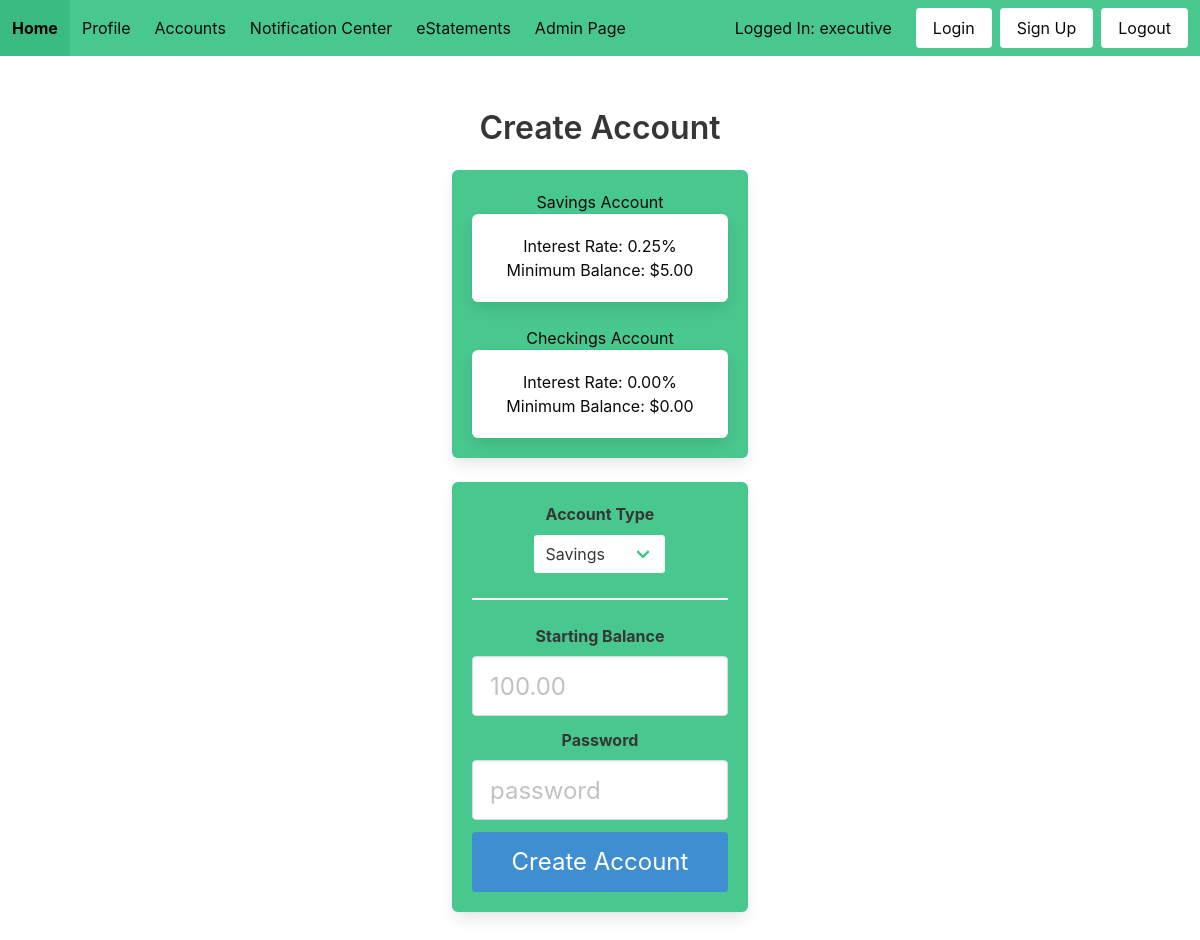
The page /create_account/ (signed in) on the database as committed earlier.
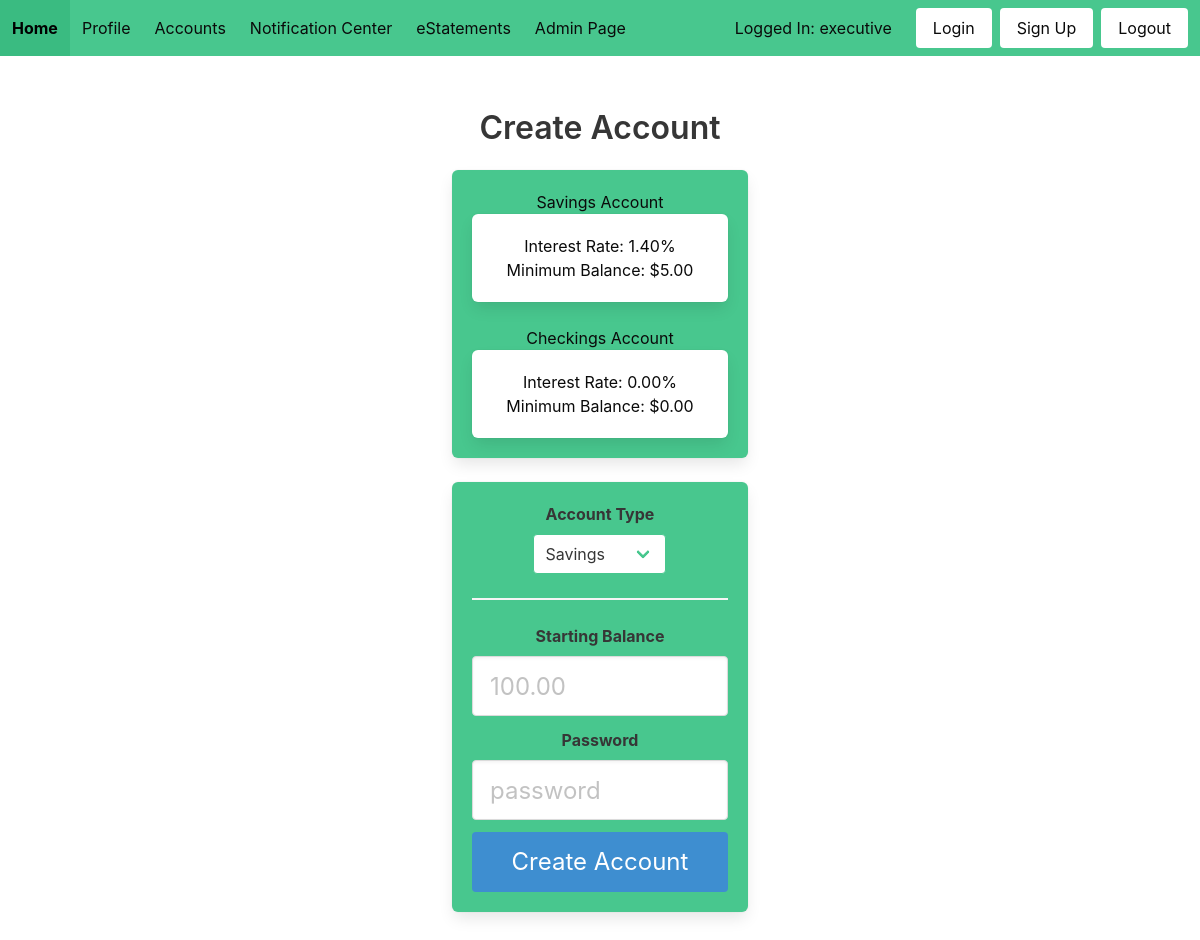
The same page on the database as committed later.
### models.py (models this page shows)
class Bank_Settings(db.Model):
    id = db.Column(db.Integer, primary_key=True)
    savings_ir = db.Column(db.Float)
    savings_min = db.Column(db.Float)
    checkings_ir = db.Column(db.Float)
    checkings_min = db.Column(db.Float)

### main.py (the view, shortened to what this page needs)
@main.route('/create_account/', methods=['POST', 'GET'])
@login_required
def create_account():
    rates = Bank_Settings.query.filter_by(id = 1).first()
    format_rates(rates)
    return render_template('create_acc.html', rates=rates)

### app.py (called while the page is built)
def create_app():
    app = Flask(__name__)
    cf = open('app_config.json', 'r')
    config = json.load(cf)
    cf.close()
    app.config['SECRET_KEY'] = config['SECRET_KEY']
    app.config['SQLALCHEMY_DATABASE_URI'] = config['SQLALCHEMY_DATABASE_URI']
    app.config['PROJECT_ROOT'] = Path(os.path.realpath(os.path.dirname(__file__)))
    db.init_app(app)
    from auth import auth
    app.register_blueprint(auth)
    from main import main
    app.register_blueprint(main)
    from admin import admin
    app.register_blueprint(admin)
    login_manager = LoginManager()
    login_manager.login_view = 'auth.login'
    login_manager.init_app(app)
    from models import User
    @login_manager.user_loader
    def load_user(id):
        return User.query.get(int(id))
    return app

### format.py (called while the page is built)
def format_money(num):
    return '$' + ('%.2f' % num)

def format_ir(num):
    return '%.2f' % num + '%'

def format_rates(rates):
    rates.savings_ir = format_ir(rates.savings_ir)
    rates.savings_min = format_money(rates.savings_min)
    rates.checkings_ir = format_ir(rates.checkings_ir)
    rates.checkings_min = format_money(rates.checkings_min)

### templates/create_acc.html (shortened to what this page needs)
{% extends "form_base.html" %}
{% block content %}
<div class="column is-4 is-offset-4">
    <h2 class="title">Create Account</h2>
    <div class="box has-background-success has-text-black">
        <h3>Savings Account</h3>
        <div class="box has-text-black">
            <h4>Interest Rate: {{ rates.savings_ir }}</h4>
            <h4>Minimum Balance: {{ rates.savings_min }}</h4>
        </div>
        <h3>Checkings Account</h3>
        <div class="box has-text-black">
            <h4>Interest Rate: {{ rates.checkings_ir }}</h4>
            <h4>Minimum Balance: {{ rates.checkings_min }}</h4>
        </div>
    </div>
    <div class="box has-background-success">
        <form method="POST">
            <label class="label">Account Type</label>
            <div class="select is-success">
                <select name="acc_type" value="{{ request.form['acc_type'] }}" autocomplete="">
                    <option value="0">Savings</option>
                </select>
            </div>
            <hr class="is-success">
            <label class="label">Starting Balance</label>
            <div class="field is-success">
                <div class="control">
                    <input class="input is-large has-text-black" type="text" name="bal" placeholder="100.00">
                </div>
            </div>
            <label class="label">Password</label>
            <div class="field is-success">
                <div class="control">
                    <input class="input is-large has-text-black" type="password" name="password" placeholder="password">
                </div>
            </div>
            <button type="submit" class="button is-block is-info is-large is-fullwidth">Create Account</button>
        </form>
    </div>
</div>
{% endblock %}

Rows that differ between the two databases and show on the page:
changed Bank_Settings: savings_ir "0.25%" → "1.40%"
